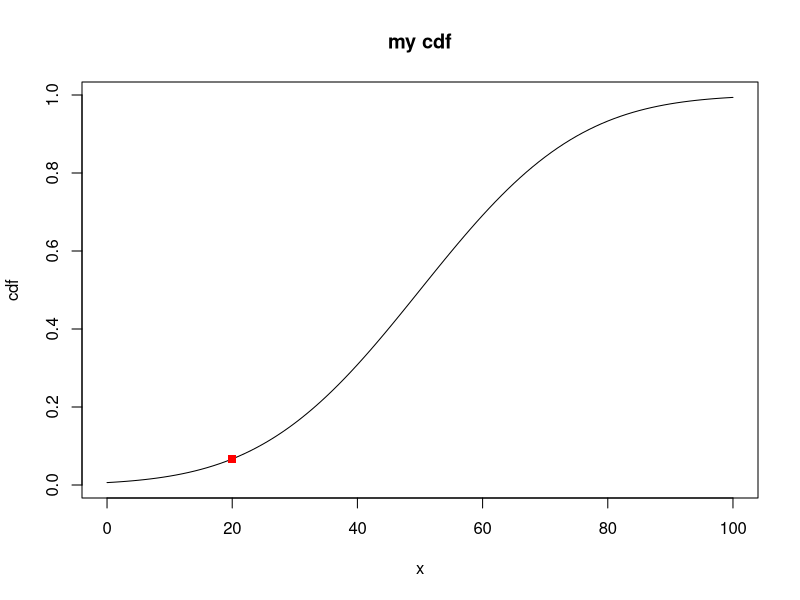
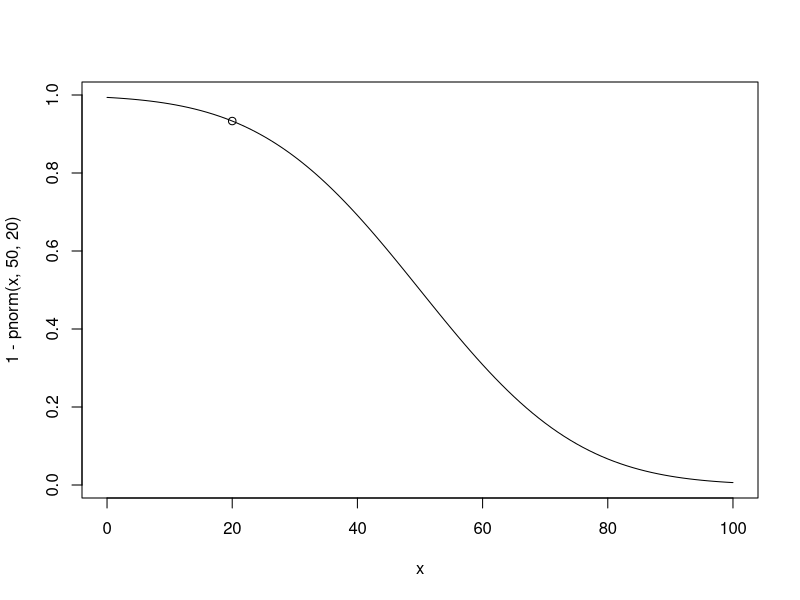
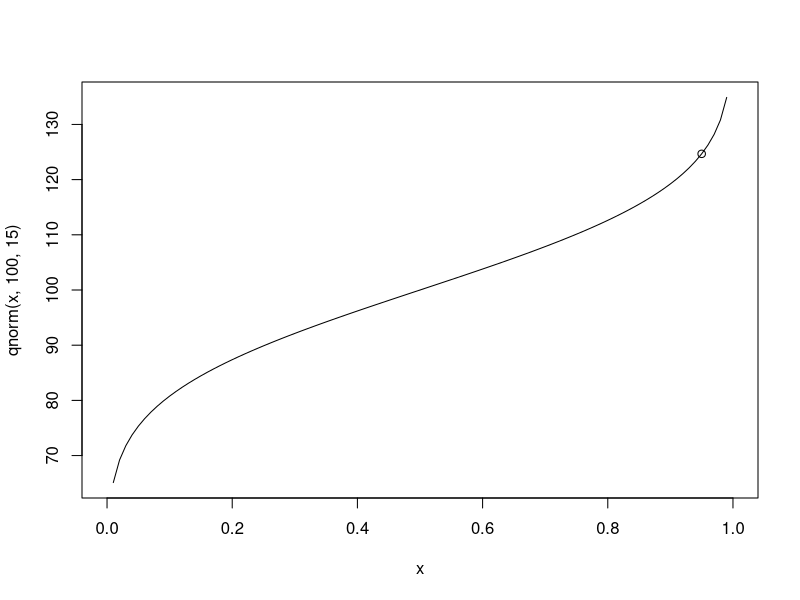
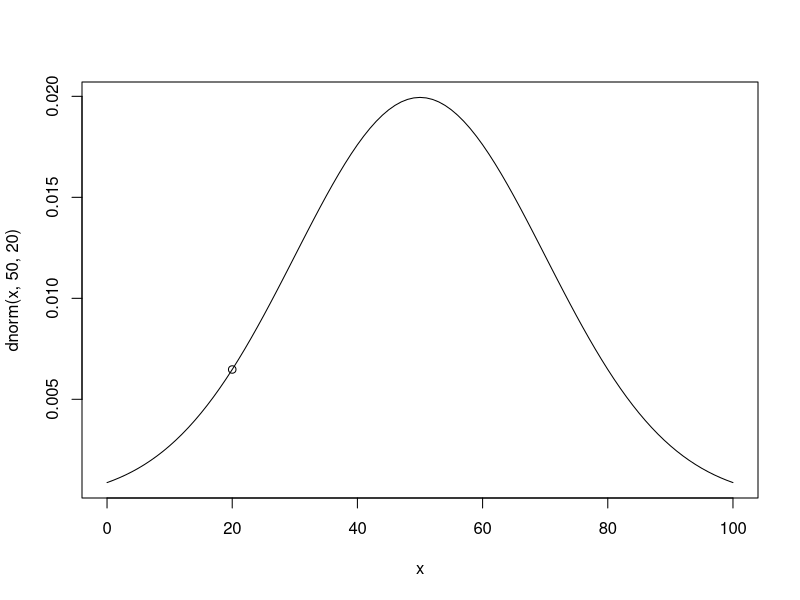
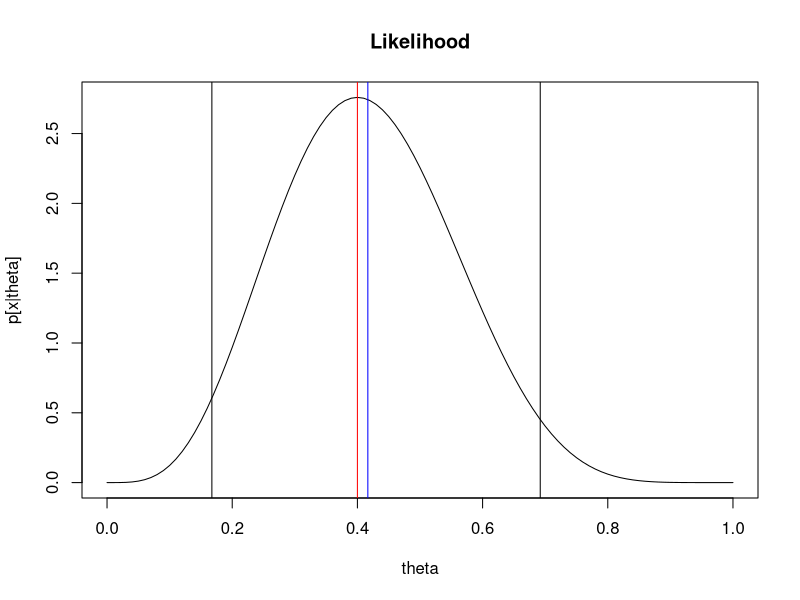
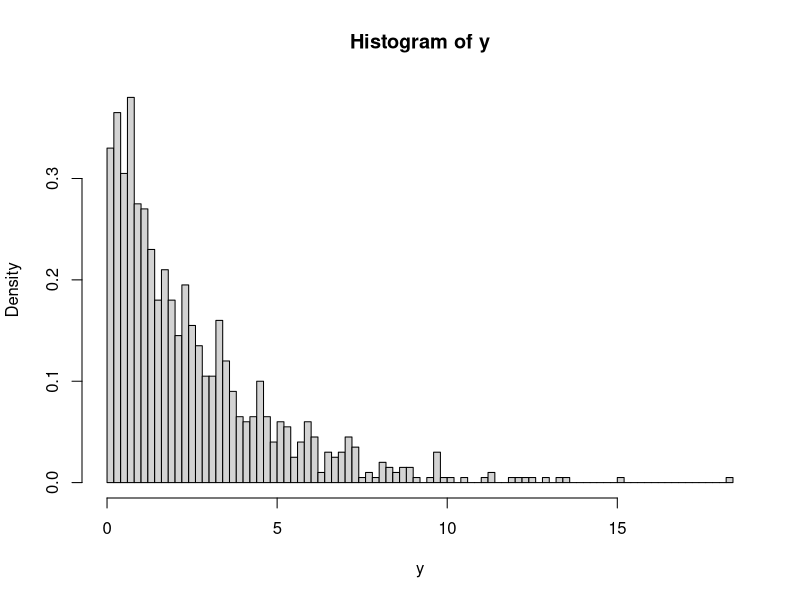
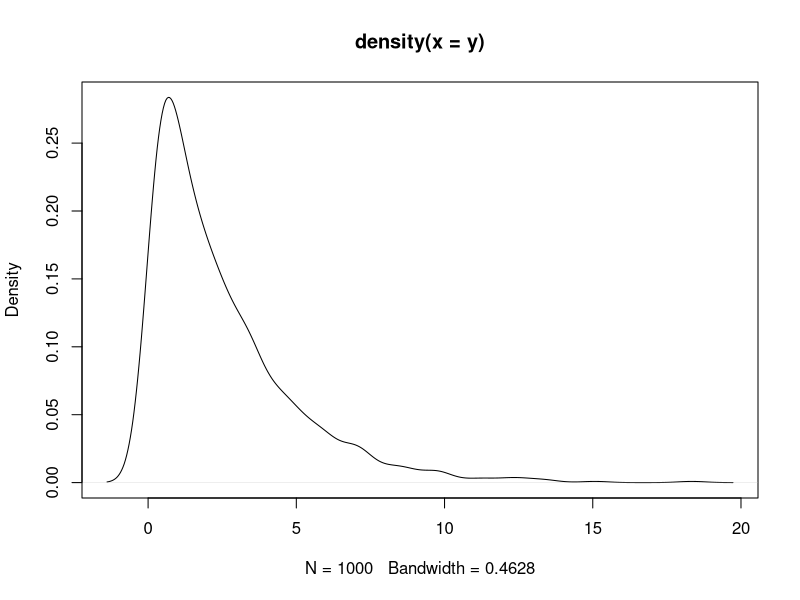

These figures' R source, in order:
# probability in R

# all distribution functions in R contain the following

# pdist - cdf
# qdist - quantile or inverse cdf
# ddist - pdf
# rdist - random generation

# what is p(X < 20) when X is normal with mean 50 and standard deviation 20
pnorm(20,50,20)
curve(pnorm(x,50,20),0,100,xlab="x",ylab="cdf",main="my cdf")
points(20,pnorm(20,50,20),col="red", pch=15,cex=1)

# What is the probability that a randomly chosen x > 19?

1-pnorm(20,50,20)
curve(1-pnorm(x,50,20),0,100)
points(20,1-pnorm(20,50,20))

# qdist is the R function that calculates the inverse cdf where
# p = F(x)
# x = F^-1(p)
# So given a number p between zero and one, qnorm looks up 
# the p-th quantile of the normal distribution.

# Suppose X is normally distributed with mean 100 and standard 
# deviation 15. What is the 95th percentile of the distribution?
qnorm(.95,100,15)
curve(qnorm(x,100,15))
points(.95,qnorm(.95,100,15))


# the pdf is caculated using ddist though 
curve(dnorm(x,50,20),0,100)
points(20,dnorm(20,50,20))

# however to calculate probabilities we need to integrate.

# Examine the likelihood of a binomial model

N<-10
n<-4

# The likelihood for n = 4, N = 10 is 
db<-curve(dbeta(x,n+1,N-n+1),xlim=c(0,1),xlab="theta",ylab="p[x|theta]",main="Likelihood")
attributes(db)
abline(v=db$x[db$y==max(db$y)],col="red")
abline(v=(n+1)/(n+1+N-n+1),col="blue")

# If we cut off the upper and lower 2.5% tails of this distribution,
# we get a 95% probability interval of (.0221, .1118). 

ci<-qbeta(c(0.025,0.975),n+1,N-n+1)
abline(v=ci[1])
abline(v=ci[2])

# investigate some data

y<-rexp(1000,.4)
hist(y,prob=T,breaks=100)
plot(density(y))
summary(y)
quantile(y,c(seq(0,1,.05)))

##################################################
# Some useful functions

# apply, sapply, lapply 

m <- matrix(cbind(rnorm(30, 0), 
                       rnorm(30, 2), 
                       rnorm(30, 5)), 
            nrow=30, ncol=3)
md<-as.data.frame(m)
colnames(md)<-c("x1","x2","x3")
# take the mean of each column
mx<-c()
for(i in 1:3){
  mx[i]<-mean(m[,i])
}
mx

colMeans(md)

# apply
# We tell apply to traverse row wise or column wise by the second argument.
apply(m, 2, mean)
apply(m,1,function(x) x+2)
apply(m, 2, is.vector)


# sapply
# sappls works on a list or vector of data
sapply(1:3, function(x) x^2)

# lapply is very similar, however it will return a list rather than a vector
lapply(1:3, function(x) x^2)
# which you can unlist
unlist(lapply(1:3, function(x) x^2))

# can use sapply to apply a function to only some columns or rows
sapply(21:25, function(x) mean(m[x,]))



# tapply is useful when we need to break up a vector into groups 
# defined by some classifying factor
ex <-
  data.frame(patient = 1:100,
             age = rnorm(100, mean = 60, sd = 12),
             treatment = gl(2, 50,
                            labels = c("Treatment", "Control")))

summary(ex)
tapply(ex$age, ex$treatment, mean)

ex[ex$treatment=="Control",2]


